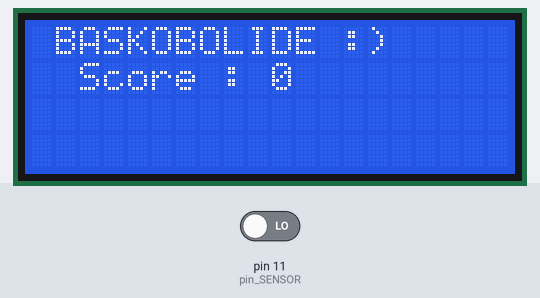
A sketch run on a simulated Arduino Uno, built with avr-gcc and run on an emulated ATmega328P. Shown: 20×4 character LCD. The test bench sets the inputs (shaded band); at power-on: pin 11 (pin_SENSOR) LOW. What the sketch prints to the serial monitor is not drawn.

Above: at 1.3 s.
1.4 s: pin 11 (pin_SENSOR) driven HIGH
At 1.56 s:
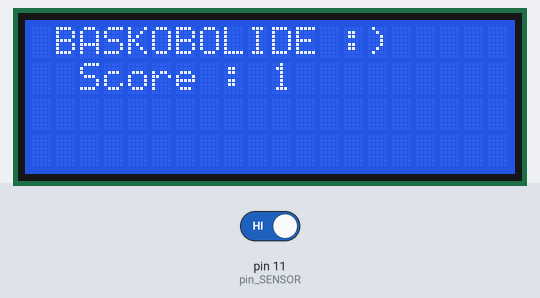
2.9 s: pin 11 (pin_SENSOR) driven LOW
At 2.9 s:
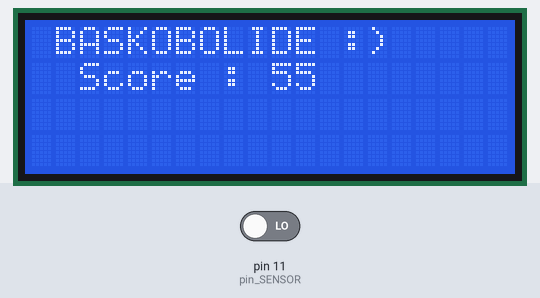
4.4 s: pin 11 (pin_SENSOR) driven HIGH
At 4.87 s:
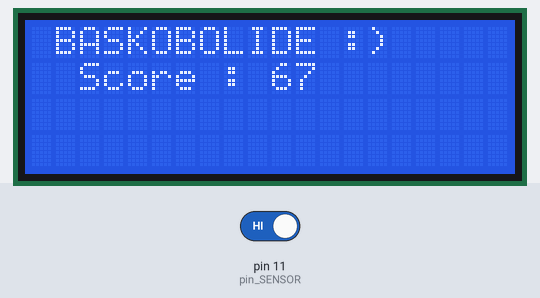
Timing chart, 0 to 7.4 s (numbered marks = the images above; inputs shaded):
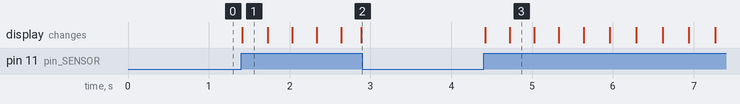

Measured:
- after the input at 1.4 s, the display: changes at once (image 1)
- after the input at 2.9 s, every drawn part: stays the same
- after the input at 4.4 s, the display: first changes at once (image 3 shows a later state)

The sketch:

ecran_capteur.ino
```cpp
//YWROBOT
//Compatible with the Arduino IDE 1.0
//Library version:1.1
#include <Wire.h>
#include <LiquidCrystal_I2C.h>

LiquidCrystal_I2C lcd(0x27,20,4);  // set the LCD address to 0x27 for a 16 chars and 2 line display

int pin_SENSOR = 11;
int sensorState = 0;
int score = 0;

void setup()
{
  Serial.begin(9600);
  pinMode(pin_SENSOR, INPUT);

  lcd.init();                      // initialize the lcd
  lcd.init();
  // Print a message to the LCD.
  lcd.backlight();

}


void loop(){
  lcd.setCursor(1,0);
  lcd.print("BASKOBOLIDE :)");
  lcd.setCursor(2,1);
  lcd.print("Score : ");
  lcd.setCursor(10,1);
  lcd.print(score);
  sensorState = digitalRead(pin_SENSOR);
  if (sensorState == HIGH){
    score++;

    Serial.println(score);
    lcd.setCursor(10,1);
    lcd.print(score);
  }
}
```
